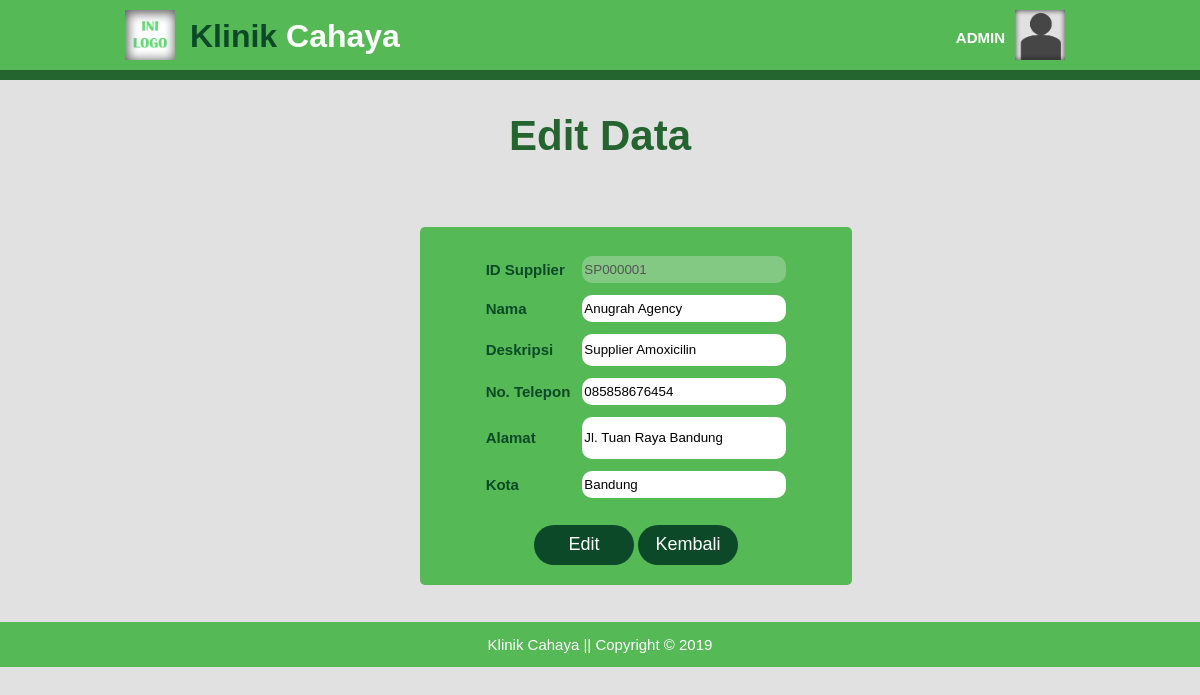
The app's page /update-supplier.php?id=SP000001 (signed in) with its own data.
### tables this page shows
CREATE TABLE `tb_supplier` (
  `id_supplier` varchar(8) NOT NULL,
  `nama` varchar(30) DEFAULT NULL,
  `deskripsi` varchar(30) DEFAULT NULL,
  `telp` varchar(15) DEFAULT NULL,
  `alamat` varchar(100) DEFAULT NULL,
  `kota` varchar(30) DEFAULT NULL
);

### update-supplier.php (the view, shortened to what this page needs)
<!DOCTYPE html>
<html>
  <head>
    <link rel="stylesheet" href="./css/data-p_add_style.css">
  </head>
  <body>
    <header>
      <div class="container">
        <div id="logo">
          <img src="./img/ini_logo.png" alt="Logo">
          <a href="index-a.php"><span class="hightlight">Klinik</span> Cahaya</a>
        </div>
        <div id="profil">
          <img src="./img/pp.png" alt="Profil">
          <h4>ADMIN</h4>
        </div>
      </div>
    </header>
    <section id="add-data">
      <div class="container">
        <div class="title">
          <h2>Edit Data</h2>
        </div>
        <div class="report">
					<?php
						include 'connect.php';
						$id = $_GET['id'];
						$sql = mysqli_query($connect,"SELECT * FROM tb_supplier WHERE id_supplier = '$id' ");
						$data = mysqli_fetch_array($sql);
					 ?>
          <form class="add" action="" method="post">
            <table>
              <tr><td><input type="text" name="id" value="<?php echo $data['id_supplier'] ?>" hidden=hidden></td></tr>
              <tr>
                <td>ID Supplier</td>
                <td><input type="text" name="id" value="<?php echo $data['id_supplier'] ?>" disabled=disabled></td>
              </tr>
              <tr>
                <td>Nama</td>
                <td><input type="text" name="nama" value="<?php echo $data['nama'] ?>"></td>
              </tr>
              <tr>
                <td>Deskripsi</td>
                <td><input type="text" style="height:30px" name="desc" value="<?php echo $data['deskripsi'] ?>"></td>
              </tr>
              <tr>
                <td>No. Telepon</td>
                <td><input type="text" name="telp" value="<?php echo $data['telp'] ?>"></td>
              </tr>
              <tr>
                <td>Alamat</td>
                <td><input type="text" style="height:40px" name="alamat" value="<?php echo $data['alamat'] ?>"></td>
              </tr>
              <tr>
                <td>Kota</td>
                <td><input type="text" name="kota" value="<?php echo $data['kota'] ?>"></td>
              </tr>
            </table>
            <div class="button">
              <input type="submit" name="upbutton" value="Edit">
              <a href="data_supplier-a.php"><button type="button" name="back">Kembali</button></a>
            </div>
          </form>
        </div>
      </div>
    </section>
    <footer>
      <div class="container">
        <p>Klinik Cahaya || Copyright &copy; 2019</p>
      </div>
    </footer>
  </body>
</html>

### css/data-p_add_style.css (style rules this page uses)
body { background-color: #e1e1e1; font: 15px/1 arial,sans-serif; padding: 0; margin: 0; }
.container { width: 80%; margin: auto; overflow: hidden; }
header { padding: 10px 0 10px 0; background-color: #55b955; border-bottom: #24642f 10px solid; color : #ffffff; }
header img { width: 50px; height: 50px; }
header #logo img { float:left; padding-left: 5px; }
header #logo a { text-decoration: none; color: white; font-size: 32px; font-weight: bold; float: left; padding: 10px 0 0 15px; }
header .hightlight { color:#0b4928; }
header #profil img { float: right; padding-right: 15px; }
header #profil h4 { float:right; margin: 0; padding: 20px 10px 0 0; }
#add-data { min-height: 542px; }
.title { color: #24642f; font-size: 28px; text-align: -webkit-center; }
.report { background-color: #55b955; width: 45%; text-align: -webkit-center; margin-top: 70px; margin-left: 300px; border-radius: 5px; }
.report form { margin: 0; padding: 10px 15px; }
table th,td { margin: 0; padding: 5px; }
table td { color: #0b4928; font-weight: bold; }
td input { width: 200px; height: 25px; border: none; border-radius: 10px; }
.button { padding: 20px 0 10px 0; }
.button input,button { background-color: #0b4928; color: #ffffff; border: none; border-radius: 20px; width: 100px; height: 40px; font-size: 18px; }
footer { background-color: #55b955; text-align: center; color: #ffffff; }

### records on screen
tb_supplier: id "SP000001", nama "Anugrah Agency", desc "Supplier Amoxicilin", telp "085858676454", alamat "Jl. Tuan Raya Bandung", kota "Bandung"
